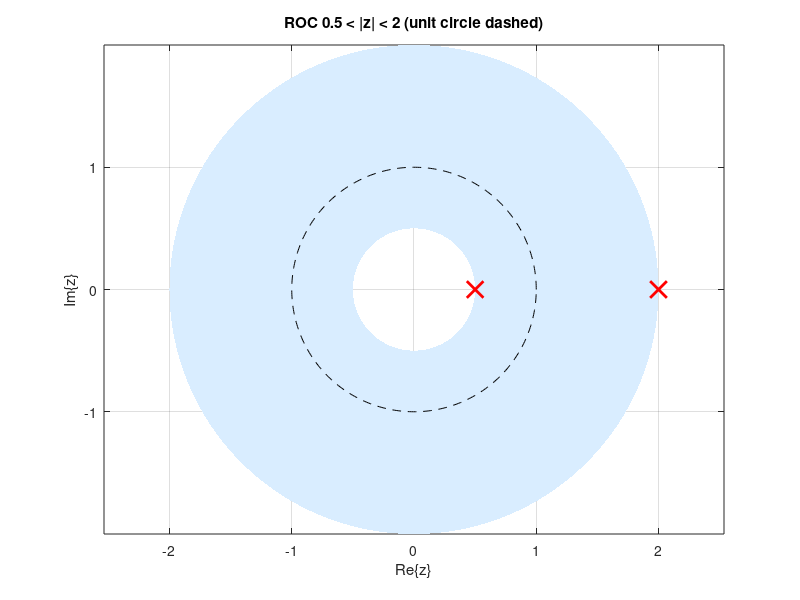
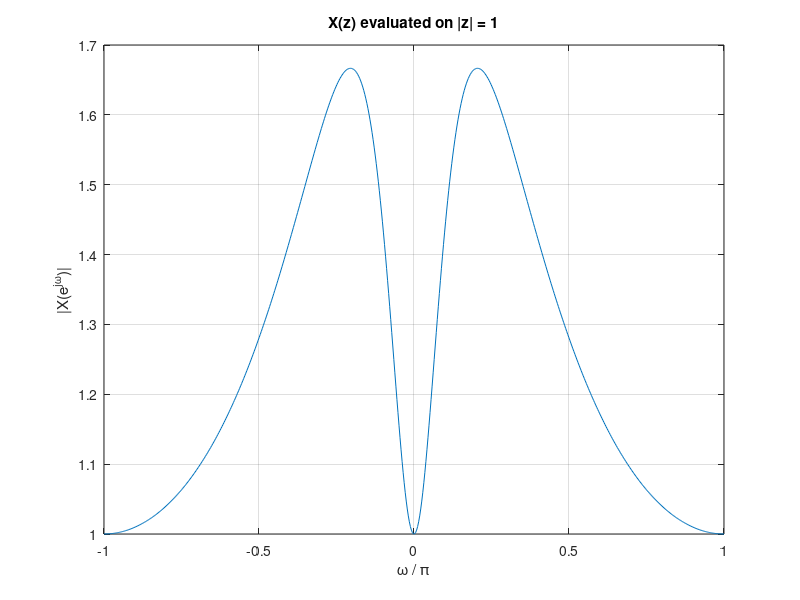

Write the MATLAB code that produced these figures, in order.
% Signals and Systems — The Z-Transform and the ROC
%title: The Z-Transform and Its ROC
%ar-title: تحويل Z ومنطقة التقارب
%lesson: ss-ch6-1
%course: signals-systems

%% A finite sequence
%ar: x = {1, 2, 5, 7, 0, 1} و 5 عند n = 0. X(z) = Σ x[n] z^{−n}. نحسبه عند أي z ونقارن بـ z² + 2z + 5 + 7z^{−1} + z^{−3}.
x = [1 2 5 7 0 1]; n = -2:3;
X = @(z) sum(x .* z.^(-n));
z = 1.3*exp(1j*0.7);
Xf = z^2 + 2*z + 5 + 7/z + z^(-3);
fprintf('X(z) = %.6f%+.6fj, formula %.6f%+.6fj\n', real(X(z)), imag(X(z)), real(Xf), imag(Xf))

%% A two-sided sequence and its ring-shaped ROC
%ar: x = a^n u[n] − b^n u[−n−1] مع a = 0.5 و b = 2. الـ ROC حلقة 0.5 < |z| < 2. نجمع عددًا كبيرًا من الحدود عند z داخل الحلقة ونقارن بـ 1/(1 − az^{−1}) + 1/(1 − bz^{−1}).
a = 0.5; b = 2; z = 1.2*exp(1j*0.3);
n1 = 0:300; n2 = -300:-1;
S = sum(a.^n1 .* z.^(-n1)) - sum(b.^n2 .* z.^(-n2));
Sf = 1/(1 - a/z) + 1/(1 - b/z);
fprintf('sum %.8f%+.8fj, formula %.8f%+.8fj\n', real(S), imag(S), real(Sf), imag(Sf))

%% Draw the ROC
%ar: نرسم الدائرتين |z| = 0.5 و |z| = 2 ونظلل الحلقة بينهما، ونضع الأقطاب عند a و b ودائرة الوحدة المتقطعة.
th = linspace(0, 2*pi, 400);
fill([2*cos(th), 0.5*cos(fliplr(th))], [2*sin(th), 0.5*sin(fliplr(th))], [0.85 0.93 1], 'EdgeColor', 'none'); hold on
plot(cos(th), sin(th), 'k--'); plot([a b], [0 0], 'rx', 'MarkerSize', 12, 'LineWidth', 2); hold off
axis equal; grid on; xlabel('Re\{z\}'); ylabel('Im\{z\}'); title('ROC 0.5 < |z| < 2 (unit circle dashed)')

%%! Project idea: the DTFT is X(z) on the unit circle
%ar: مشروع للفهم: إذا كانت دائرة الوحدة داخل الـ ROC، فقيم X(z) عليها هي الاستجابة الترددية. نحسب |X(e^{jω})| من هذه الصيغة ونرسمها.
w = linspace(-pi, pi, 600); zz = exp(1j*w);
Xw = 1./(1 - a./zz) + 1./(1 - b./zz);
figure; plot(w/pi, abs(Xw)); grid on; xlabel('\omega / \pi'); ylabel('|X(e^{j\omega})|'); title('X(z) evaluated on |z| = 1')
